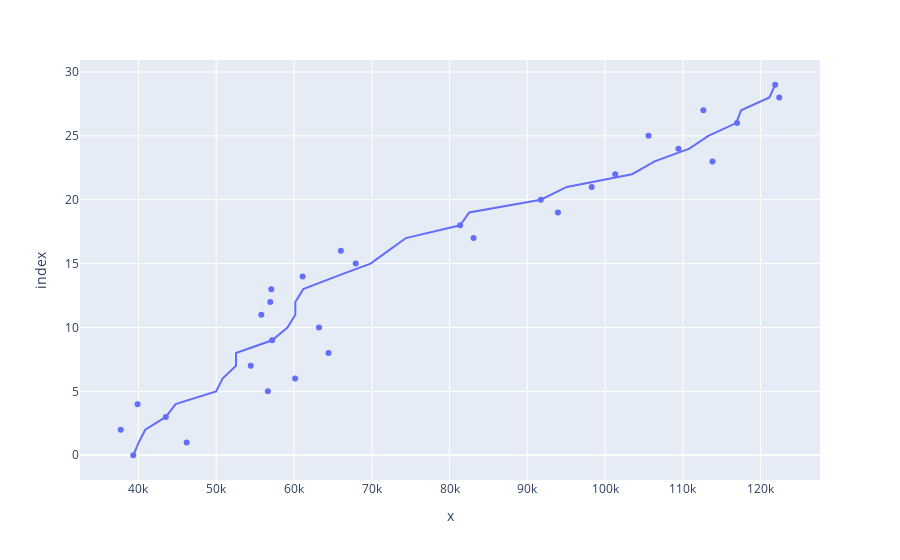

Notebook source saved alongside this figure:
### Code cell
fig1 = px.scatter(X, y)
fig2 = px.line(X, modeloke.predict(X))
fig3 = go.Figure(data = fig1.data+fig2.data, layout =fig2.layout )
fig3.show()

### Figure 1 — Plotly figure (JSON) as saved in the notebook; plotly's stock layout.template omitted (floating-point values rounded to 4 significant figures)
{"data": [{"hovertemplate": "x=%{x}<br>index=%{y}<extra></extra>", "legendgroup": "", "marker": {"color": "#636efa", "symbol": "circle"}, "mode": "markers", "name": "", "orientation": "h", "showlegend": false, "type": "scatter", "x": [39343, 46205, 37731, 43525, 39891, 56642, 60150, 54445, 64445, 57189, 63218, 55794, 56957, 57081, 61111, 67938, 66029, 83088, 81363, 93940, 91738, 98273, 101302, 113812, 109431, 105582, 116969, 112635, 122391, 121872], "xaxis": "x", "y": [0, 1, 2, 3, 4, 5, 6, 7, 8, 9, 10, 11, 12, 13, 14, 15, 16, 17, 18, 19, 20, 21, 22, 23, 24, 25, 26, 27, 28, 29], "yaxis": "y"}, {"hovertemplate": "x=%{x}<br>index=%{y}<extra></extra>", "legendgroup": "", "line": {"color": "#636efa", "dash": "solid"}, "marker": {"symbol": "circle"}, "mode": "lines", "name": "", "orientation": "h", "showlegend": false, "type": "scatter", "x": [39340.0, 40040.0, 40880.0, 43530.0, 44790.0, 49990.0, 50820.0, 52550.0, 52550.0, 57190.0, 59160.0, 60170.0, 60170.0, 61200.0, 65430.0, 69840.0, 72110.0, 74400.0, 81360.0, 82530.0, 91740.0, 95080.0, 103500.0, 106400.0, 110800.0, 113300.0, 116900.0, 117500.0, 121100.0, 121900.0], "xaxis": "x", "y": [0, 1, 2, 3, 4, 5, 6, 7, 8, 9, 10, 11, 12, 13, 14, 15, 16, 17, 18, 19, 20, 21, 22, 23, 24, 25, 26, 27, 28, 29], "yaxis": "y"}], "layout": {"legend": {"tracegroupgap": 0}, "margin": {"t": 60}, "xaxis": {"anchor": "y", "domain": [0, 1], "title": {"text": "x"}}, "yaxis": {"anchor": "x", "domain": [0, 1], "title": {"text": "index"}}}}
